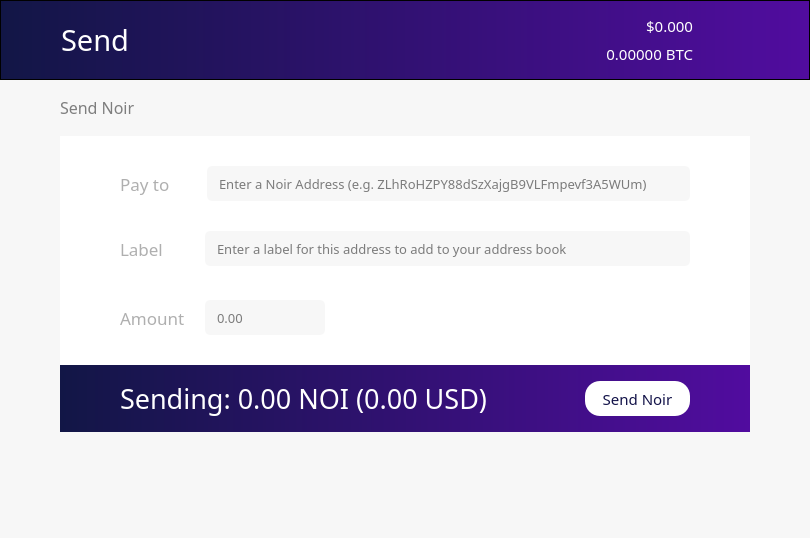
<?xml version="1.0" encoding="UTF-8"?>
<ui version="4.0">
 <class>SendCoinsDialog</class>
 <widget class="QDialog" name="SendCoinsDialog">
  <property name="geometry">
   <rect>
    <x>0</x>
    <y>0</y>
    <width>810</width>
    <height>538</height>
   </rect>
  </property>
  <property name="windowTitle">
   <string>Send Coins</string>
  </property>
  <property name="styleSheet">
   <string notr="true">background-color:rgba(247, 247, 247, 250);</string>
  </property>
  <layout class="QVBoxLayout" name="verticalLayout" stretch="0,0,0,0">
   <property name="spacing">
    <number>0</number>
   </property>
   <property name="leftMargin">
    <number>0</number>
   </property>
   <property name="topMargin">
    <number>0</number>
   </property>
   <property name="rightMargin">
    <number>0</number>
   </property>
   <property name="bottomMargin">
    <number>0</number>
   </property>
   <item>
    <layout class="QVBoxLayout" name="Header">
     <property name="spacing">
      <number>0</number>
     </property>
     <property name="leftMargin">
      <number>0</number>
     </property>
     <property name="rightMargin">
      <number>0</number>
     </property>
     <item>
      <layout class="QHBoxLayout" name="horizontalLayout_3">
       <property name="spacing">
        <number>0</number>
       </property>
       <property name="leftMargin">
        <number>0</number>
       </property>
       <property name="rightMargin">
        <number>0</number>
       </property>
       <item>
        <widget class="QFrame" name="frame">
         <property name="sizePolicy">
          <sizepolicy hsizetype="Preferred" vsizetype="Fixed">
           <horstretch>0</horstretch>
           <verstretch>0</verstretch>
          </sizepolicy>
         </property>
         <property name="minimumSize">
          <size>
           <width>0</width>
           <height>80</height>
          </size>
         </property>
         <property name="maximumSize">
          <size>
           <width>16777215</width>
           <height>80</height>
          </size>
         </property>
         <property name="styleSheet">
          <string notr="true">background: QLinearGradient(x1: 0, y1: 0, x2: 1, y2: 0, stop: 0 #121646, stop: 1 #510c9f);</string>
         </property>
         <property name="frameShape">
          <enum>QFrame::StyledPanel</enum>
         </property>
         <property name="frameShadow">
          <enum>QFrame::Raised</enum>
         </property>
         <property name="lineWidth">
          <number>0</number>
         </property>
         <layout class="QHBoxLayout" name="horizontalLayout_2">
          <property name="spacing">
           <number>6</number>
          </property>
          <property name="leftMargin">
           <number>60</number>
          </property>
          <property name="topMargin">
           <number>0</number>
          </property>
          <property name="rightMargin">
           <number>60</number>
          </property>
          <property name="bottomMargin">
           <number>0</number>
          </property>
          <item>
           <widget class="QLabel" name="label_3">
            <property name="sizePolicy">
             <sizepolicy hsizetype="Preferred" vsizetype="Preferred">
              <horstretch>0</horstretch>
              <verstretch>0</verstretch>
             </sizepolicy>
            </property>
            <property name="font">
             <font>
              <family>NoirLight</family>
              <pointsize>22</pointsize>
              <weight>50</weight>
              <bold>false</bold>
             </font>
            </property>
            <property name="styleSheet">
             <string notr="true">background-color: rgb(0,0,0,0);
color: white;</string>
            </property>
            <property name="text">
             <string>Send</string>
            </property>
           </widget>
          </item>
          <item>
           <layout class="QVBoxLayout" name="verticalLayout_3">
            <property name="spacing">
             <number>6</number>
            </property>
            <item>
             <widget class="QLabel" name="priceUSD">
              <property name="font">
               <font>
                <family>NoirMedium</family>
                <pointsize>11</pointsize>
                <weight>50</weight>
                <bold>false</bold>
               </font>
              </property>
              <property name="styleSheet">
               <string notr="true">background-color: rgb(0,0,0,0);
color: white;</string>
              </property>
              <property name="text">
               <string>$0.000</string>
              </property>
              <property name="alignment">
               <set>Qt::AlignBottom|Qt::AlignRight|Qt::AlignTrailing</set>
              </property>
             </widget>
            </item>
            <item>
             <widget class="QLabel" name="priceBTC">
              <property name="font">
               <font>
                <family>NoirLight</family>
                <pointsize>11</pointsize>
                <weight>50</weight>
                <bold>false</bold>
               </font>
              </property>
              <property name="styleSheet">
               <string notr="true">background-color: rgb(0,0,0,0);
color: white;</string>
              </property>
              <property name="text">
               <string>0.00000 BTC</string>
              </property>
              <property name="alignment">
               <set>Qt::AlignRight|Qt::AlignTop|Qt::AlignTrailing</set>
              </property>
             </widget>
            </item>
           </layout>
          </item>
          <item>
           <widget class="QPushButton" name="pushButton_2">
            <property name="maximumSize">
             <size>
              <width>50</width>
              <height>80</height>
             </size>
            </property>
            <property name="styleSheet">
             <string notr="true">background: rgb(0,0,0,0);</string>
            </property>
            <property name="text">
             <string/>
            </property>
            <property name="icon">
             <iconset>
              <normaloff>:/icons/Exports_45</normaloff>:/icons/Exports_45</iconset>
            </property>
            <property name="iconSize">
             <size>
              <width>70</width>
              <height>70</height>
             </size>
            </property>
            <property name="flat">
             <bool>true</bool>
            </property>
           </widget>
          </item>
         </layout>
        </widget>
       </item>
      </layout>
     </item>
    </layout>
   </item>
   <item>
    <layout class="QVBoxLayout" name="verticalLayout_10">
     <property name="spacing">
      <number>6</number>
     </property>
     <property name="leftMargin">
      <number>60</number>
     </property>
     <property name="topMargin">
      <number>15</number>
     </property>
     <property name="rightMargin">
      <number>60</number>
     </property>
     <property name="bottomMargin">
      <number>20</number>
     </property>
     <item>
      <layout class="QHBoxLayout" name="horizontalLayout_8">
       <property name="spacing">
        <number>8</number>
       </property>
       <property name="topMargin">
        <number>0</number>
       </property>
       <property name="bottomMargin">
        <number>10</number>
       </property>
       <item>
        <widget class="QLabel" name="label_7">
         <property name="font">
          <font>
           <family>NoirMedium</family>
           <pointsize>12</pointsize>
           <weight>50</weight>
           <bold>false</bold>
          </font>
         </property>
         <property name="styleSheet">
          <string notr="true">color: rgb(126, 126, 126);</string>
         </property>
         <property name="text">
          <string>Send Noir</string>
         </property>
        </widget>
       </item>
       <item>
        <spacer name="horizontalSpacer">
         <property name="orientation">
          <enum>Qt::Horizontal</enum>
         </property>
         <property name="sizeHint" stdset="0">
          <size>
           <width>40</width>
           <height>20</height>
          </size>
         </property>
        </spacer>
       </item>
       <item>
        <widget class="QPushButton" name="transactionFees">
         <property name="sizePolicy">
          <sizepolicy hsizetype="Minimum" vsizetype="Fixed">
           <horstretch>0</horstretch>
           <verstretch>0</verstretch>
          </sizepolicy>
         </property>
         <property name="styleSheet">
          <string notr="true">QPushButton {
color: rgb(126, 126, 126);
border:0
}

QPushButton:hover {
color: rgb(205, 205, 205);
border:0
}</string>
         </property>
         <property name="text">
          <string/>
         </property>
         <property name="icon">
          <iconset>
           <normaloff>:/icons/fees</normaloff>:/icons/fees</iconset>
         </property>
         <property name="iconSize">
          <size>
           <width>25</width>
           <height>25</height>
          </size>
         </property>
         <property name="flat">
          <bool>true</bool>
         </property>
        </widget>
       </item>
       <item>
        <widget class="QPushButton" name="coinControl">
         <property name="enabled">
          <bool>true</bool>
         </property>
         <property name="sizePolicy">
          <sizepolicy hsizetype="Minimum" vsizetype="Fixed">
           <horstretch>0</horstretch>
           <verstretch>0</verstretch>
          </sizepolicy>
         </property>
         <property name="minimumSize">
          <size>
           <width>25</width>
           <height>25</height>
          </size>
         </property>
         <property name="maximumSize">
          <size>
           <width>25</width>
           <height>25</height>
          </size>
         </property>
         <property name="styleSheet">
          <string notr="true">QPushButton {
color: rgb(126, 126, 126);
border:0
}

QPushButton:hover {
color: rgb(205, 205, 205);
border:0
}</string>
         </property>
         <property name="text">
          <string/>
         </property>
         <property name="icon">
          <iconset>
           <normaloff>:/icons/settings</normaloff>:/icons/settings</iconset>
         </property>
         <property name="iconSize">
          <size>
           <width>25</width>
           <height>25</height>
          </size>
         </property>
         <property name="flat">
          <bool>true</bool>
         </property>
        </widget>
       </item>
      </layout>
     </item>
     <item>
      <widget class="QFrame" name="PayFrame">
       <property name="styleSheet">
        <string notr="true">background-color: rgb(255, 255, 255);
border:0;</string>
       </property>
       <property name="frameShape">
        <enum>QFrame::StyledPanel</enum>
       </property>
       <property name="frameShadow">
        <enum>QFrame::Raised</enum>
       </property>
       <layout class="QVBoxLayout" name="verticalLayout_12">
        <property name="spacing">
         <number>30</number>
        </property>
        <property name="leftMargin">
         <number>0</number>
        </property>
        <property name="topMargin">
         <number>30</number>
        </property>
        <property name="rightMargin">
         <number>0</number>
        </property>
        <property name="bottomMargin">
         <number>0</number>
        </property>
        <item>
         <layout class="QVBoxLayout" name="verticalLayout_2">
          <property name="spacing">
           <number>30</number>
          </property>
          <property name="leftMargin">
           <number>60</number>
          </property>
          <property name="topMargin">
           <number>0</number>
          </property>
          <property name="rightMargin">
           <number>60</number>
          </property>
          <item>
           <layout class="QHBoxLayout" name="horizontalLayout">
            <property name="spacing">
             <number>20</number>
            </property>
            <property name="topMargin">
             <number>0</number>
            </property>
            <item>
             <widget class="QLabel" name="label_4">
              <property name="sizePolicy">
               <sizepolicy hsizetype="Fixed" vsizetype="Preferred">
                <horstretch>0</horstretch>
                <verstretch>0</verstretch>
               </sizepolicy>
              </property>
              <property name="font">
               <font>
                <family>NoirMedium</family>
                <pointsize>13</pointsize>
                <weight>50</weight>
                <bold>false</bold>
               </font>
              </property>
              <property name="styleSheet">
               <string notr="true">color: rgb(175, 175, 175);</string>
              </property>
              <property name="text">
               <string>Pay to    </string>
              </property>
             </widget>
            </item>
            <item>
             <widget class="QValidatedLineEdit" name="PayTo">
              <property name="sizePolicy">
               <sizepolicy hsizetype="Preferred" vsizetype="Fixed">
                <horstretch>0</horstretch>
                <verstretch>0</verstretch>
               </sizepolicy>
              </property>
              <property name="minimumSize">
               <size>
                <width>0</width>
                <height>0</height>
               </size>
              </property>
              <property name="font">
               <font>
                <family>NoirLight</family>
                <pointsize>10</pointsize>
               </font>
              </property>
              <property name="styleSheet">
               <string notr="true">background-color:rgba(247, 247, 247, 250);
height: 35px;
border-radius:5px;
border-style:solid;
border-color:gray;
border-width:thin;
padding-left: 10;
</string>
              </property>
              <property name="inputMask">
               <string/>
              </property>
              <property name="text">
               <string/>
              </property>
              <property name="cursorPosition">
               <number>0</number>
              </property>
              <property name="alignment">
               <set>Qt::AlignLeading|Qt::AlignLeft|Qt::AlignVCenter</set>
              </property>
              <property name="placeholderText">
               <string>Enter a Noir Address (e.g. ZLhRoHZPY88dSzXajgB9VLFmpevf3A5WUm)</string>
              </property>
             </widget>
            </item>
           </layout>
          </item>
          <item>
           <layout class="QHBoxLayout" name="horizontalLayout_4">
            <property name="spacing">
             <number>20</number>
            </property>
            <property name="leftMargin">
             <number>0</number>
            </property>
            <property name="topMargin">
             <number>0</number>
            </property>
            <property name="rightMargin">
             <number>0</number>
            </property>
            <property name="bottomMargin">
             <number>4</number>
            </property>
            <item>
             <widget class="QLabel" name="label_5">
              <property name="sizePolicy">
               <sizepolicy hsizetype="Fixed" vsizetype="Preferred">
                <horstretch>0</horstretch>
                <verstretch>0</verstretch>
               </sizepolicy>
              </property>
              <property name="font">
               <font>
                <family>NoirMedium</family>
                <pointsize>13</pointsize>
                <weight>50</weight>
                <bold>false</bold>
               </font>
              </property>
              <property name="styleSheet">
               <string notr="true">color: rgb(175, 175, 175);</string>
              </property>
              <property name="text">
               <string>Label     </string>
              </property>
             </widget>
            </item>
            <item>
             <widget class="QValidatedLineEdit" name="AddressLabel">
              <property name="sizePolicy">
               <sizepolicy hsizetype="Preferred" vsizetype="Fixed">
                <horstretch>0</horstretch>
                <verstretch>0</verstretch>
               </sizepolicy>
              </property>
              <property name="font">
               <font>
                <family>NoirLight</family>
                <pointsize>10</pointsize>
               </font>
              </property>
              <property name="layoutDirection">
               <enum>Qt::LeftToRight</enum>
              </property>
              <property name="styleSheet">
               <string notr="true">background-color:rgba(247, 247, 247, 250);
height: 35px;
border-radius:5px;
border-style:solid;
border-color:gray;
border-width:thin;
padding-left: 10;</string>
              </property>
              <property name="text">
               <string/>
              </property>
              <property name="placeholderText">
               <string>Enter a label for this address to add to your address book</string>
              </property>
             </widget>
            </item>
           </layout>
          </item>
          <item>
           <layout class="QHBoxLayout" name="horizontalLayout_5">
            <property name="spacing">
             <number>20</number>
            </property>
            <property name="topMargin">
             <number>0</number>
            </property>
            <item>
             <widget class="QLabel" name="label_6">
              <property name="sizePolicy">
               <sizepolicy hsizetype="Fixed" vsizetype="Preferred">
                <horstretch>0</horstretch>
                <verstretch>0</verstretch>
               </sizepolicy>
              </property>
              <property name="font">
               <font>
                <family>NoirMedium</family>
                <pointsize>13</pointsize>
                <weight>50</weight>
                <bold>false</bold>
               </font>
              </property>
              <property name="layoutDirection">
               <enum>Qt::LeftToRight</enum>
              </property>
              <property name="styleSheet">
               <string notr="true">color: rgb(175, 175, 175);</string>
              </property>
              <property name="text">
               <string>Amount</string>
              </property>
             </widget>
            </item>
            <item>
             <widget class="QLineEdit" name="PayAmount">
              <property name="sizePolicy">
               <sizepolicy hsizetype="MinimumExpanding" vsizetype="Fixed">
                <horstretch>0</horstretch>
                <verstretch>0</verstretch>
               </sizepolicy>
              </property>
              <property name="maximumSize">
               <size>
                <width>120</width>
                <height>16777215</height>
               </size>
              </property>
              <property name="font">
               <font>
                <family>NoirLight</family>
                <pointsize>10</pointsize>
               </font>
              </property>
              <property name="styleSheet">
               <string notr="true">background-color:rgba(247, 247, 247, 250);
height: 35px;
border-radius:5px;
border-style:solid;
border-color:gray;
border-width:thin;
padding-left: 10;
</string>
              </property>
              <property name="placeholderText">
               <string>0.00</string>
              </property>
             </widget>
            </item>
            <item>
             <spacer name="horizontalSpacer_2">
              <property name="orientation">
               <enum>Qt::Horizontal</enum>
              </property>
              <property name="sizeHint" stdset="0">
               <size>
                <width>40</width>
                <height>20</height>
               </size>
              </property>
             </spacer>
            </item>
           </layout>
          </item>
         </layout>
        </item>
        <item>
         <widget class="QFrame" name="frame_2">
          <property name="styleSheet">
           <string notr="true">background: QLinearGradient(x1: 0, y1: 0, x2: 1, y2: 0, stop: 0 #121646, stop: 1 #510c9f);</string>
          </property>
          <property name="frameShape">
           <enum>QFrame::StyledPanel</enum>
          </property>
          <property name="frameShadow">
           <enum>QFrame::Raised</enum>
          </property>
          <layout class="QHBoxLayout" name="horizontalLayout_7">
           <property name="leftMargin">
            <number>60</number>
           </property>
           <property name="topMargin">
            <number>15</number>
           </property>
           <property name="rightMargin">
            <number>60</number>
           </property>
           <property name="bottomMargin">
            <number>15</number>
           </property>
           <item>
            <widget class="QLabel" name="sendAmount">
             <property name="font">
              <font>
               <family>NoirLight</family>
               <pointsize>20</pointsize>
               <weight>50</weight>
               <italic>false</italic>
               <bold>false</bold>
              </font>
             </property>
             <property name="styleSheet">
              <string notr="true">color: white;
background-color: rgba(0,0,0,0);
font: url(:/fonts/SourceSansPro-Light);
</string>
             </property>
             <property name="text">
              <string>Sending: 0.00 NOI (0.00 USD)</string>
             </property>
            </widget>
           </item>
           <item>
            <widget class="QPushButton" name="pushButton">
             <property name="sizePolicy">
              <sizepolicy hsizetype="Fixed" vsizetype="Fixed">
               <horstretch>0</horstretch>
               <verstretch>0</verstretch>
              </sizepolicy>
             </property>
             <property name="minimumSize">
              <size>
               <width>0</width>
               <height>35</height>
              </size>
             </property>
             <property name="font">
              <font>
               <family>NoirRegular</family>
               <pointsize>11</pointsize>
               <weight>50</weight>
               <bold>false</bold>
              </font>
             </property>
             <property name="styleSheet">
              <string notr="true">background-color: white;
color: rgb(19, 19, 73);;
border-radius:15px;
height:35px;
width:105px;</string>
             </property>
             <property name="text">
              <string>Send Noir</string>
             </property>
             <property name="checkable">
              <bool>true</bool>
             </property>
             <property name="autoDefault">
              <bool>false</bool>
             </property>
             <property name="flat">
              <bool>false</bool>
             </property>
            </widget>
           </item>
          </layout>
         </widget>
        </item>
       </layout>
      </widget>
     </item>
     <item>
      <spacer name="verticalSpacer">
       <property name="orientation">
        <enum>Qt::Vertical</enum>
       </property>
       <property name="sizeHint" stdset="0">
        <size>
         <width>20</width>
         <height>40</height>
        </size>
       </property>
      </spacer>
     </item>
     <item>
      <spacer name="verticalSpacer_2">
       <property name="orientation">
        <enum>Qt::Vertical</enum>
       </property>
       <property name="sizeHint" stdset="0">
        <size>
         <width>20</width>
         <height>40</height>
        </size>
       </property>
      </spacer>
     </item>
    </layout>
   </item>
   <item>
    <widget class="QWidget" name="widget" native="true">
     <layout class="QVBoxLayout" name="verticalLayout_4">
      <property name="spacing">
       <number>0</number>
      </property>
      <property name="leftMargin">
       <number>60</number>
      </property>
      <property name="topMargin">
       <number>0</number>
      </property>
      <property name="rightMargin">
       <number>60</number>
      </property>
      <property name="bottomMargin">
       <number>0</number>
      </property>
     </layout>
    </widget>
   </item>
   <item>
    <layout class="QHBoxLayout" name="horizontalLayout_6">
     <property name="leftMargin">
      <number>60</number>
     </property>
     <property name="topMargin">
      <number>30</number>
     </property>
     <property name="rightMargin">
      <number>60</number>
     </property>
     <property name="bottomMargin">
      <number>30</number>
     </property>
     <item>
      <layout class="QVBoxLayout" name="statusText">
       <property name="topMargin">
        <number>0</number>
       </property>
      </layout>
     </item>
     <item>
      <layout class="QHBoxLayout" name="statusBar"/>
     </item>
    </layout>
   </item>
  </layout>
 </widget>
 <customwidgets>
  <customwidget>
   <class>QValidatedLineEdit</class>
   <extends>QLineEdit</extends>
   <header>qvalidatedlineedit.h</header>
  </customwidget>
 </customwidgets>
 <resources>
  <include location="../../../../../coreupgrade/noir/src/qt/bitcoin.qrc"/>
 </resources>
 <connections/>
</ui>
